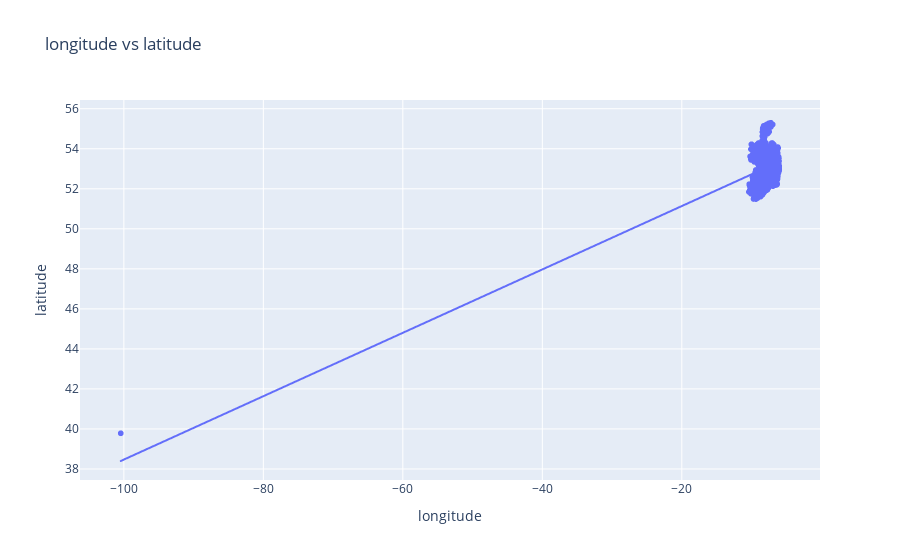

Notebook code cell kept with this figure:
### Markdown cell above
#### 3.1 Remove outlier record in longitude and latitude

### Code cell
import plotly.express as px

# scatter of longitude and altitude showed a value that was definitely an outlier
px.scatter(df, x='longitude', y='latitude', trendline='ols',
           title='longitude vs latitude').show()

# this value lines up wiht somewhere in America so we will remove
df = df[~df['latitude'].isin([39.78373])]

### Figure 1 — Plotly figure (JSON) as saved in the notebook; plotly's stock layout.template omitted (floating-point values rounded to 4 significant figures; data arrays with more than 128 entries replaced by an {"elided": "..."} marker saying what was removed)
{"data": [{"hovertemplate": "longitude=%{x}<br>latitude=%{y}<extra></extra>", "legendgroup": "", "marker": {"color": "#636efa", "symbol": "circle"}, "mode": "markers", "name": "", "showlegend": false, "type": "scattergl", "x": {"elided": "3967 float values"}, "xaxis": "x", "y": {"elided": "3967 float values"}, "yaxis": "y"}, {"hovertemplate": "<b>OLS trendline</b><br>latitude = 0.15834 * longitude + 54.3039<br>R<sup>2</sup>=0.170005<br><br>longitude=%{x}<br>latitude=%{y} <b>(trend)</b><extra></extra>", "legendgroup": "", "marker": {"color": "#636efa", "symbol": "circle"}, "mode": "lines", "name": "", "showlegend": false, "type": "scattergl", "x": {"elided": "3967 float values"}, "xaxis": "x", "y": {"elided": "3967 float values"}, "yaxis": "y"}], "layout": {"legend": {"tracegroupgap": 0}, "title": {"text": "longitude vs latitude"}, "xaxis": {"anchor": "y", "domain": [0, 1], "title": {"text": "longitude"}}, "yaxis": {"anchor": "x", "domain": [0, 1], "title": {"text": "latitude"}}}}
